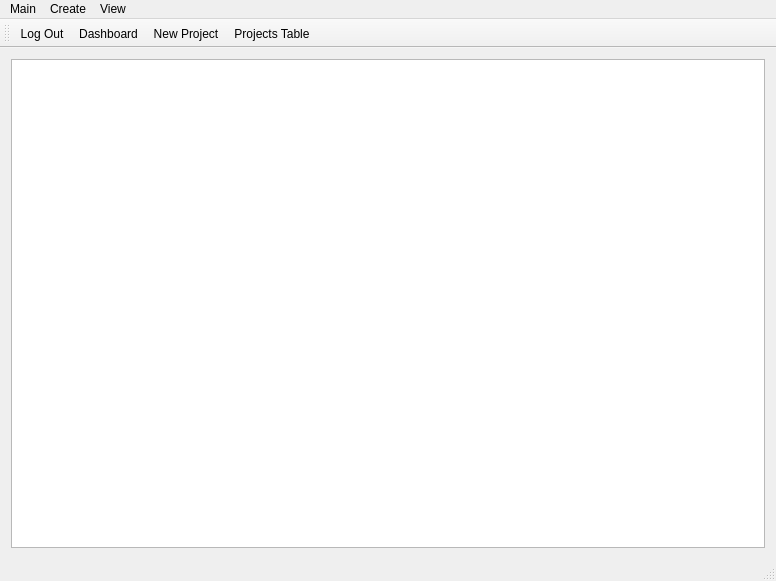
<?xml version="1.0" encoding="UTF-8"?>
<ui version="4.0">
 <class>MainWindow</class>
 <widget class="QMainWindow" name="MainWindow">
  <property name="geometry">
   <rect>
    <x>0</x>
    <y>0</y>
    <width>776</width>
    <height>581</height>
   </rect>
  </property>
  <property name="windowTitle">
   <string>MainWindow</string>
  </property>
  <property name="layoutDirection">
   <enum>Qt::LeftToRight</enum>
  </property>
  <widget class="QWidget" name="centralWidget">
   <layout class="QVBoxLayout" name="verticalLayout">
    <item>
     <layout class="QGridLayout" name="gridLayout">
      <item row="0" column="0">
       <widget class="QTableView" name="tableView"/>
      </item>
     </layout>
    </item>
   </layout>
  </widget>
  <widget class="QMenuBar" name="menuBar">
   <property name="geometry">
    <rect>
     <x>0</x>
     <y>0</y>
     <width>776</width>
     <height>21</height>
    </rect>
   </property>
   <widget class="QMenu" name="menuHome">
    <property name="title">
     <string>Main</string>
    </property>
    <addaction name="actionReturn_Home"/>
    <addaction name="actionLog_Out_2"/>
   </widget>
   <widget class="QMenu" name="menuProjects">
    <property name="title">
     <string>View</string>
    </property>
    <addaction name="actionProject_2"/>
    <addaction name="actionClients"/>
    <addaction name="actionEmployees"/>
    <addaction name="actionPOs"/>
   </widget>
   <widget class="QMenu" name="menuCreate">
    <property name="title">
     <string>Create</string>
    </property>
    <addaction name="actionProject"/>
    <addaction name="actionEmployee"/>
    <addaction name="actionClient"/>
    <addaction name="actionPurchase_Order"/>
   </widget>
   <addaction name="menuHome"/>
   <addaction name="menuCreate"/>
   <addaction name="menuProjects"/>
  </widget>
  <widget class="QToolBar" name="mainToolBar">
   <attribute name="toolBarArea">
    <enum>TopToolBarArea</enum>
   </attribute>
   <attribute name="toolBarBreak">
    <bool>false</bool>
   </attribute>
   <addaction name="actionLog_Out"/>
   <addaction name="actionReturn_Home"/>
   <addaction name="actionProject"/>
   <addaction name="actionProject_2"/>
  </widget>
  <widget class="QStatusBar" name="statusBar"/>
  <action name="actionReturn_Home">
   <property name="text">
    <string>Dashboard</string>
   </property>
  </action>
  <action name="actionPOs">
   <property name="text">
    <string>View Purchase Orders</string>
   </property>
  </action>
  <action name="actionInvoices">
   <property name="text">
    <string>Invoices</string>
   </property>
  </action>
  <action name="actionProject">
   <property name="text">
    <string>New Project</string>
   </property>
  </action>
  <action name="actionEmployee">
   <property name="text">
    <string>New Employee</string>
   </property>
  </action>
  <action name="actionClient">
   <property name="text">
    <string>New Client</string>
   </property>
  </action>
  <action name="actionLog_Out">
   <property name="text">
    <string>Log Out</string>
   </property>
  </action>
  <action name="actionProposals">
   <property name="text">
    <string>Proposals</string>
   </property>
  </action>
  <action name="actionLog_Out_2">
   <property name="text">
    <string>Log Out</string>
   </property>
  </action>
  <action name="actionProject_2">
   <property name="text">
    <string>Projects Table</string>
   </property>
  </action>
  <action name="actionPurchase_Order">
   <property name="text">
    <string>New Purchase Order</string>
   </property>
   <property name="toolTip">
    <string>Create a new purchase order.</string>
   </property>
  </action>
  <action name="actionClients">
   <property name="text">
    <string>Clients Table</string>
   </property>
  </action>
  <action name="actionEmployees">
   <property name="text">
    <string>Employees Table</string>
   </property>
  </action>
 </widget>
 <layoutdefault spacing="6" margin="11"/>
 <resources/>
 <connections/>
</ui>
